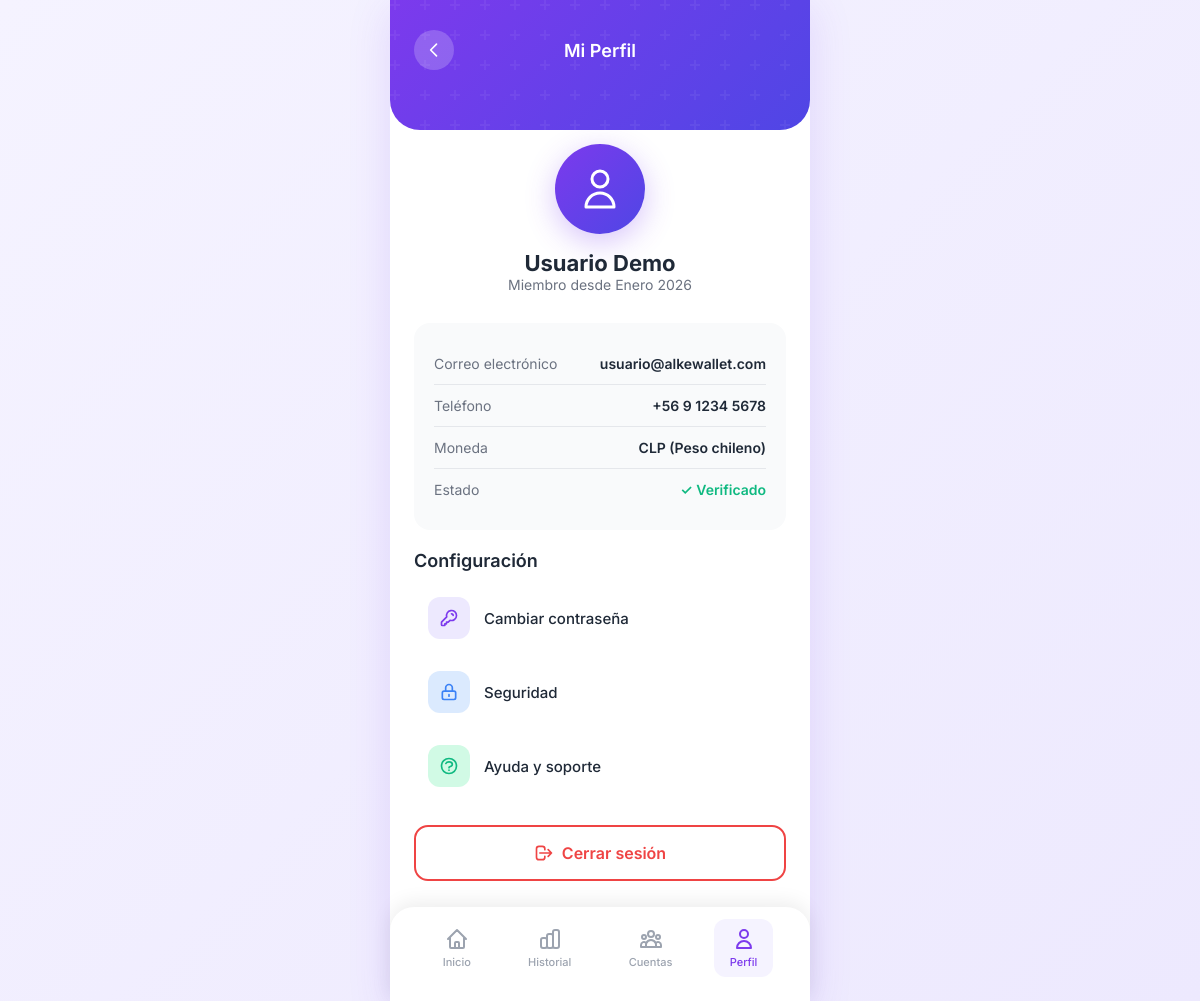
Before: /perfil/ with the older database file.
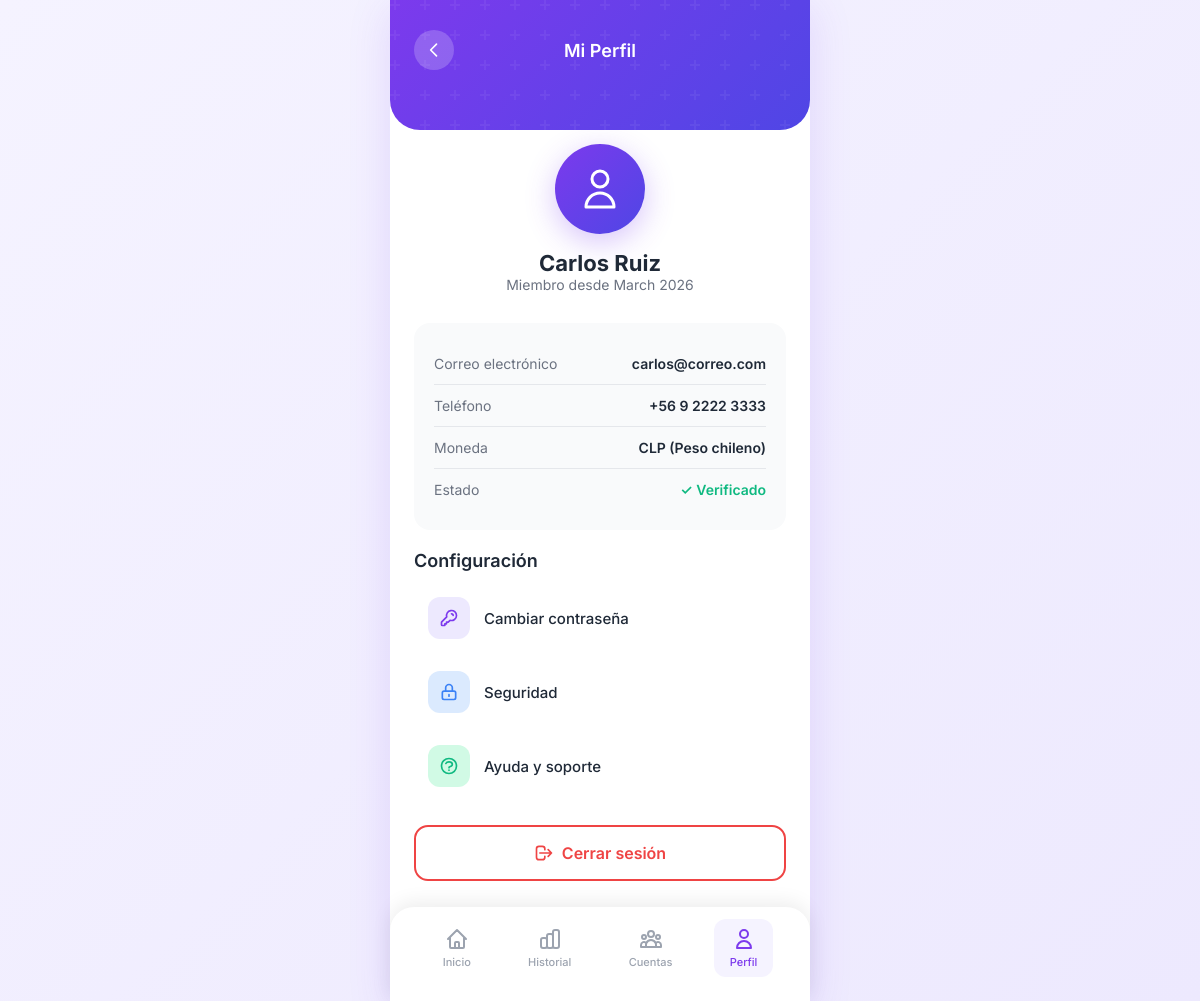
After: the same page with the newer database file.
### wallet/models.py (models this page shows, shortened)
class Cuenta(models.Model):
    nombre = models.CharField(max_length=100)
    email = models.EmailField(unique=True)
    telefono = models.CharField(max_length=20, blank=True)
    saldo = models.DecimalField(max_digits=12, decimal_places=0, default=0)
    moneda = models.ForeignKey(Moneda, on_delete=models.PROTECT, related_name='cuentas')
    fecha_creacion = models.DateTimeField(auto_now_add=True)
    activa = models.BooleanField(default=True)
    class Meta:
        verbose_name = 'Cuenta'
        verbose_name_plural = 'Cuentas'
        ordering = ['-fecha_creacion']

### wallet/views.py (the view)
# urls.py: path('perfil/', views.perfil, name='perfil'),
def perfil(request):
    cuenta = Cuenta.objects.filter(activa=True).first()
    contexto = {
        'titulo': 'Mi Perfil',
        'usuario': {
            'nombre': cuenta.nombre if cuenta else 'Usuario Demo',
            'email': cuenta.email if cuenta else 'usuario@alkewallet.com',
            'telefono': cuenta.telefono if cuenta else '+56 9 1234 5678',
            'miembro_desde': cuenta.fecha_creacion.strftime('%B %Y') if cuenta else 'Enero 2026',
        },
    }
    return render(request, 'wallet/perfil.html', contexto)

### wallet/templates/wallet/perfil.html (shortened to what this page needs)
{% extends "wallet/base.html" %}
{% block content %}
<div class="wallet-header" style="padding-bottom: 40px;">
  <div class="header-top">
    <a href="{% url 'wallet:inicio' %}" class="header-icon" title="Volver">
      <svg xmlns="http://www.w3.org/2000/svg" width="20" height="20" fill="none" viewBox="0 0 24 24" stroke="currentColor">
        <path stroke-linecap="round" stroke-linejoin="round" stroke-width="2" d="M15 19l-7-7 7-7" />
      </svg>
    </a>
    <h2 style="font-size: 18px; font-weight: 600; color: white; margin: 0;">Mi Perfil</h2>
  </div>
</div>
<div style="padding: 24px; padding-bottom: 120px;">
  <div style="text-align: center; margin-bottom: 30px; margin-top: -10px;">
    <div class="profile-avatar">
      <svg xmlns="http://www.w3.org/2000/svg" width="48" height="48" fill="none" viewBox="0 0 24 24" stroke="white">
        <path stroke-linecap="round" stroke-linejoin="round" stroke-width="1.5" d="M16 7a4 4 0 11-8 0 4 4 0 018 0zM12 14a7 7 0 00-7 7h14a7 7 0 00-7-7z" />
      </svg>
    </div>
    <h3 style="font-size: 22px; font-weight: 700; color: var(--text-dark); margin-top: 16px;">{{ usuario.nombre }}</h3>
    <p style="font-size: 14px; color: var(--text-gray);">Miembro desde {{ usuario.miembro_desde }}</p>
  </div>
  <div class="receipt-details">
    <div class="receipt-row">
      <span class="receipt-label">Correo electrónico</span>
      <span class="receipt-value">{{ usuario.email }}</span>
    </div>
    <div class="receipt-row">
      <span class="receipt-label">Teléfono</span>
      <span class="receipt-value">{{ usuario.telefono }}</span>
    </div>
    <div class="receipt-row">
      <span class="receipt-label">Moneda</span>
      <span class="receipt-value">CLP (Peso chileno)</span>
    </div>
    <div class="receipt-row">
      <span class="receipt-label">Estado</span>
      <span class="receipt-value" style="color: var(--success-green);">✓ Verificado</span>
    </div>
  </div>
  <div class="section-title" style="padding: 20px 0 12px;">
    <h3>Configuración</h3>
  </div>
  <div class="profile-menu">
    <div class="profile-menu-item">
      <div class="profile-menu-icon purple">
      </div>
      <span>Cambiar contraseña</span>
    </div>
    <div class="profile-menu-item">
      <div class="profile-menu-icon blue">
        <svg xmlns="http://www.w3.org/2000/svg" width="20" height="20" fill="none" viewBox="0 0 24 24" stroke="currentColor">
          <path stroke-linecap="round" stroke-linejoin="round" stroke-width="2" d="M12 15v2m-6 4h12a2 2 0 002-2v-6a2 2 0 00-2-2H6a2 2 0 00-2 2v6a2 2 0 002 2zm10-10V7a4 4 0 00-8 0v4h8z" />
        </svg>
      </div>
      <span>Seguridad</span>
    </div>
    <div class="profile-menu-item">
      <div class="profile-menu-icon green">
      </div>
      <span>Ayuda y soporte</span>
    </div>
  </div>
  <button class="btn btn-outline w-100" style="margin-top: 24px; color: var(--danger-red); border-color: var(--danger-red);">
    <svg xmlns="http://www.w3.org/2000/svg" width="20" height="20" fill="none" viewBox="0 0 24 24" stroke="currentColor">
      <path stroke-linecap="round" stroke-linejoin="round" stroke-width="2" d="M17 16l4-4m0 0l-4-4m4 4H7m6 4v1a3 3 0 01-3 3H6a3 3 0 01-3-3V7a3 3 0 013-3h4a3 3 0 013 3v1" />
    </svg>
    Cerrar sesión
  </button>
</div>
{% endblock %}

Changed rows visible on the page:
added Cuenta: nombre "Carlos Ruiz", email "carlos@correo.com", telefono "+56 9 2222 3333"
Other visible differences:
{{ usuario.miembro_desde }}: "Enero 2026" → "March 2026"
{{ usuario.nombre }}: "Usuario Demo" → (not shown)
{{ usuario.email }}: "usuario@alkewallet.com" → (not shown)
{{ usuario.telefono }}: "+56 9 1234 5678" → (not shown)
